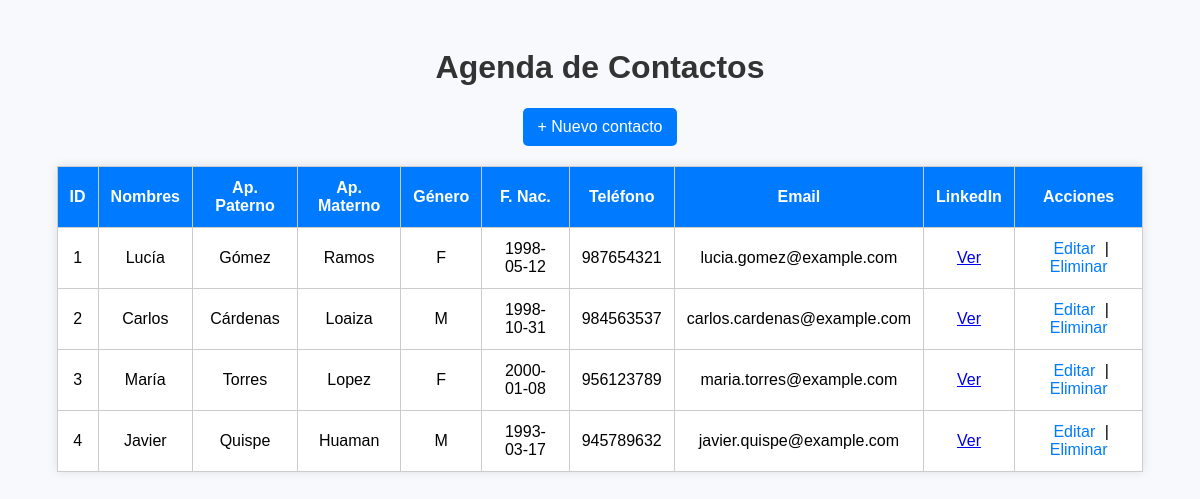
The app's page /agenda/index.php with its own data.
### tables this page shows
CREATE TABLE `contacto` (
  `id` int(11) NOT NULL,
  `nombres` varchar(50) DEFAULT NULL,
  `apaterno` varchar(50) DEFAULT NULL,
  `amaterno` varchar(50) DEFAULT NULL,
  `genero` enum('M','F') NOT NULL,
  `fecha_nacimiento` date DEFAULT NULL,
  `telefono` varchar(15) DEFAULT NULL,
  `email` varchar(100) DEFAULT NULL,
  `linkedin` varchar(100) DEFAULT NULL
);

### agenda/index.php (the view, shortened to what this page needs)
<?php
require 'conexion.php';
$resultado = $conexion->query("SELECT * FROM contacto");
?>
<!DOCTYPE html>
<html lang="es">
<head>
</head>
<body>
    <h1>Agenda de Contactos</h1>
    <a href="agregar.php" class="nuevo-contacto">+ Nuevo contacto</a>
    <table>
        <thead>
            <tr>
                <th>ID</th><th>Nombres</th><th>Ap. Paterno</th><th>Ap. Materno</th>
                <th>Género</th><th>F. Nac.</th><th>Teléfono</th><th>Email</th><th>LinkedIn</th>
                <th>Acciones</th>
            </tr>
        </thead>
        <tbody>
            <?php while ($fila = $resultado->fetch_assoc()): ?>
                <tr>
                    <td><?= $fila['id'] ?></td>
                    <td><?= $fila['nombres'] ?></td>
                    <td><?= $fila['apaterno'] ?></td>
                    <td><?= $fila['amaterno'] ?></td>
                    <td><?= $fila['genero'] ?></td>
                    <td><?= $fila['fecha_nacimiento'] ?></td>
                    <td><?= $fila['telefono'] ?></td>
                    <td><?= $fila['email'] ?></td>
                    <td><a href="<?= $fila['linkedin'] ?>" target="_blank">Ver</a></td>
                    <td class="acciones">
                        <a href="editar.php?id=<?= $fila['id'] ?>">Editar</a> |
                        <a href="eliminar.php?id=<?= $fila['id'] ?>" onclick="return confirm('¿Seguro que deseas eliminar este contacto?')">Eliminar</a>
                    </td>
                </tr>
            <?php endwhile; ?>
        </tbody>
    </table>
</body>
</html>

### agenda/index.php (style rules this page uses)
body { font-family: Arial, sans-serif; background-color: #f7f9fc; padding: 20px; }
h1 { text-align: center; color: #333; }
.nuevo-contacto { display: block; width: max-content; margin: 0 auto 20px auto; background: #007bff; color: white; padding: 10px 15px; border-radius: 5px; text-decoration: none; text-align: center; }
table { margin: 0 auto; border-collapse: collapse; width: 95%; background-color: #fff; box-shadow: 0 0 10px rgba(0,0,0,0.1); }
th, td { padding: 12px; border: 1px solid #ccc; text-align: center; }
th { background-color: #007bff; color: white; }
.acciones a { margin: 0 5px; text-decoration: none; color: #007bff; }

### records on screen
contacto: id "1", nombres "Lucía", apaterno "Gómez", amaterno "Ramos", genero "F", fecha_nacimiento "1998-05-12", telefono "987654321", email "lucia.gomez@example.com"
contacto: id "2", nombres "Carlos", apaterno "Cárdenas", amaterno "Loaiza", genero "M", fecha_nacimiento "1998-10-31", telefono "984563537", email "carlos.cardenas@example.com"
contacto: id "3", nombres "María", apaterno "Torres", amaterno "Lopez", genero "F", fecha_nacimiento "2000-01-08", telefono "956123789", email "maria.torres@example.com"
contacto: id "4", nombres "Javier", apaterno "Quispe", amaterno "Huaman", genero "M", fecha_nacimiento "1993-03-17", telefono "945789632", email "javier.quispe@example.com"
